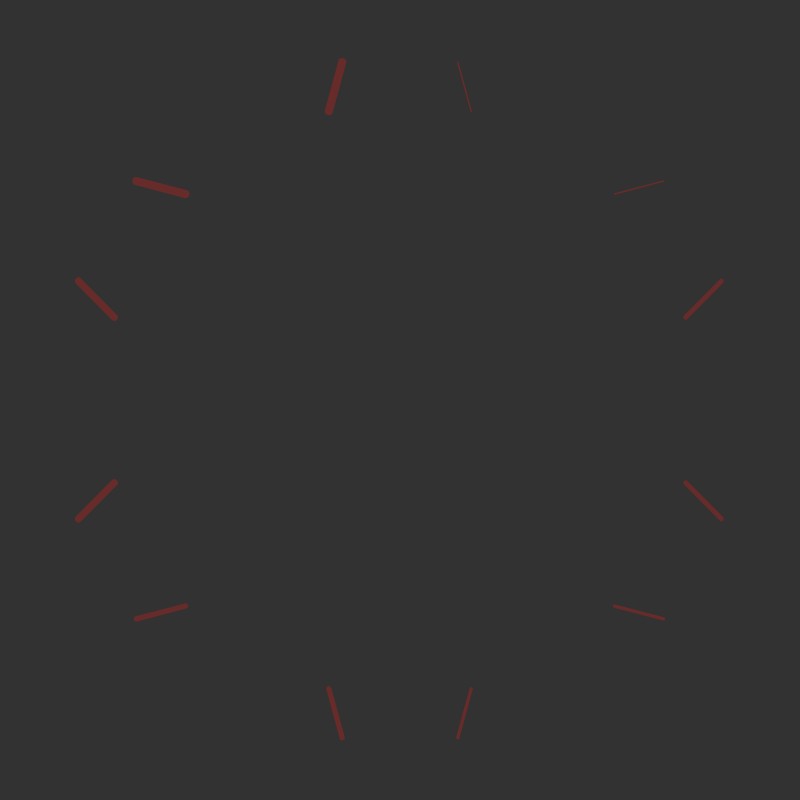
Frame 1 (no input)
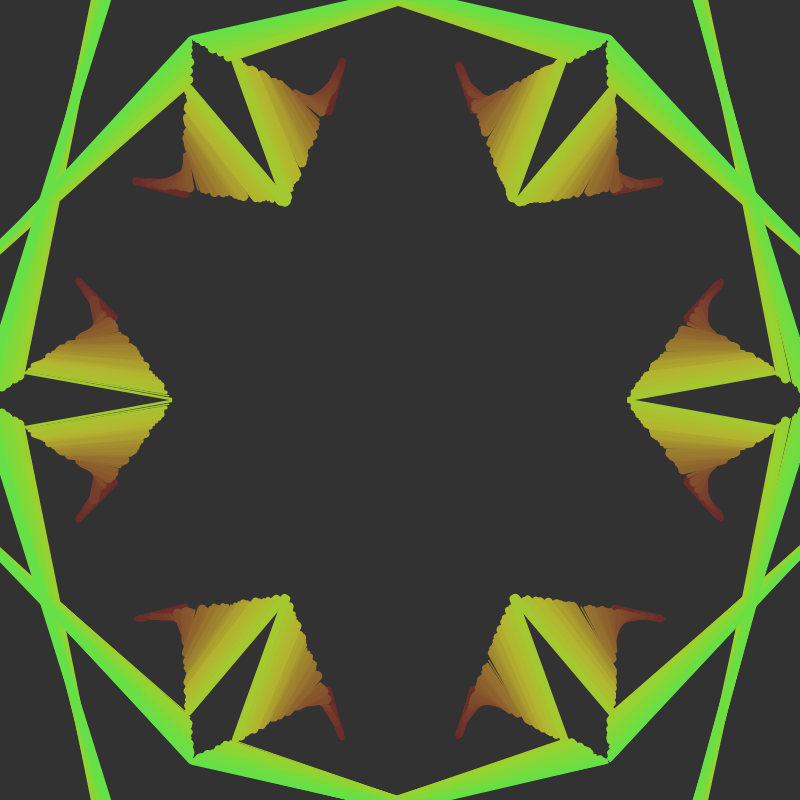
Frame 60 (no input)
Frame 120 (the mouse pressed at the canvas centre since frame 60): identical to frame 60, image omitted

The p5.js sketch that drew these frames (run headless with seeded random() and noise() and a simulated clock; from frame 60 on, the mouse is pressed at the canvas centre):

// p5.js sketch
// ── sketch.js
let symmetry = 6;
let angle = 360 / symmetry;
let hue = 0;
let saturation = 150;
let brightness = 100;
let lox, loy, speedx, speedy;
let lox2, loy2, speedx2, speedy2;


function setup() {
  describe(
    `Dark grey canvas that reflects the lines drawn within it in ${symmetry} sections.`
  );
  createCanvas(800,800);
  angleMode(DEGREES);
  background(50);
  lox = random(width/2);
  loy = random(height/2);
  speedx = random(-5, 5);
  speedy = random(-5, 5);
  lox2 = random(width/2);
  loy2 = random(height/2);
  speedx2 = random(-5, 5);
  speedy2 = random(-5, 5);
}

function draw() {
  // Move the 0,0 coordinates of the canvas to the center, instead of in
  // the top left corner.
  if (lox < 0) {
        lox = width;
    }
    if (lox > width) {
        lox = 0;
    }
    if (loy < 0) {
        loy = height;
    }
    if (loy > height) {
        loy = 0;
    }
    if (lox2 < 0) {
        lox2 = width;
    }
    if (lox2 > width) {
        lox2 = 0;
    }
    if (loy2 < 0) {
        loy2 = height;
    }
    if (loy2 > height) {
        loy2 = 0;
    }
  translate(width / 2, height / 2);
  // If the cursor is within the limits of the canvas...
    // Translate the current position and the previous position of the
    // cursor to the new coordinates set with the translate() function above.
    let lineStartX = lox
    let lineStartY = loy
    let lineEndX = lox2
    let lineEndY = loy2
    lox += speedx;
    loy += speedy;
    lox2 += speedx2;
    loy2 += speedy2;

    // And, if the mouse is pressed while in the canvas...
          hue++;
          saturation++;
          brightness++;
    if (hue > 360) {
    hue = 0;
} if (saturation > 360){
   saturation = 150;
} if (brightness > 360){
    brightness = 100;
} else{
    hue++;
    saturation++;
    brightness++;
}
      // For every reflective section the canvas is split into, draw the cursor's
      // coordinates while pressed...
      for (let i = 0; i < symmetry; i++) {
        rotate(angle);
        colorMode(HSL,360);
        stroke(hue,saturation,brightness);
        strokeWeight(random(1,10));
        line(lineStartX, lineStartY, lineEndX, lineEndY);

        // ... and reflect the line within the symmetry sections as well.
        push();
        scale(1, -1);
        line(lineStartX, lineStartY, lineEndX, lineEndY);
        pop();
      }
}
